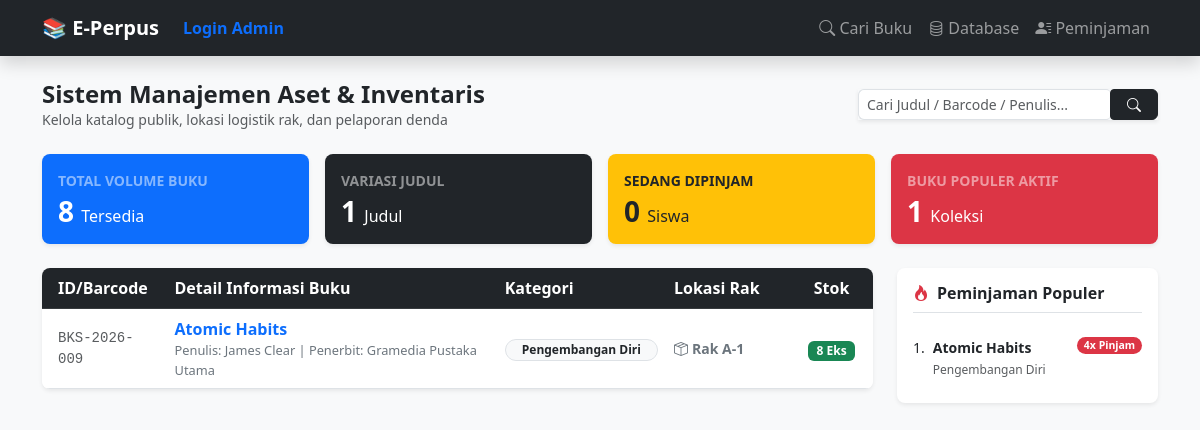
The app's page /koleksi, older data.
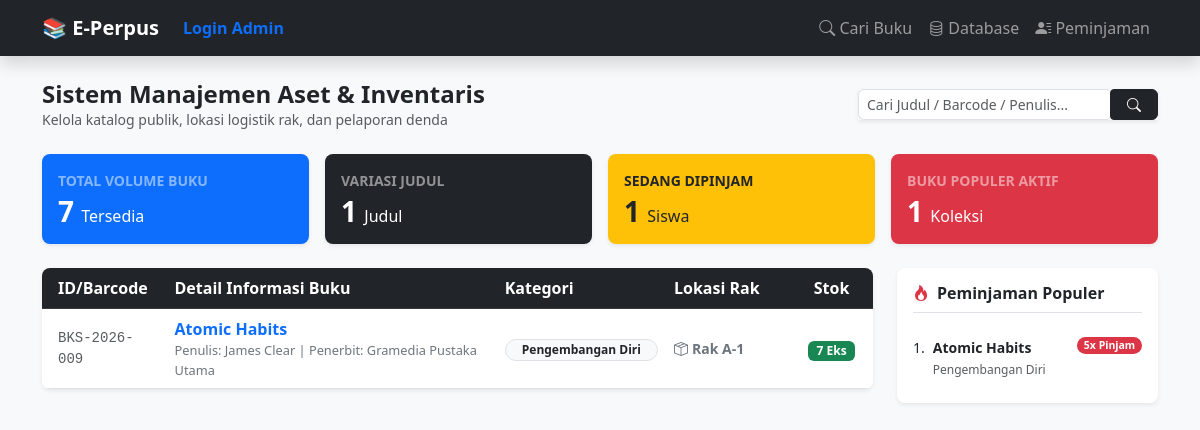
The same page, newer data.
### tables this page shows
CREATE TABLE buku (
            id INTEGER PRIMARY KEY AUTOINCREMENT,
            -- Data Katalog (Publik)
            judul TEXT NOT NULL,
            sub_judul TEXT,
            penulis TEXT,
            penerbit TEXT,
            tahun_terbit TEXT,
            isbn TEXT,
            kategori TEXT,
            sinopsis TEXT,
            cover_img TEXT,
            -- Data Inventaris (Internal Pustakawan)
            id_buku_fisik TEXT UNIQUE, -- Barcode / ID Unik Eksemplar
            nomor_panggil TEXT,        -- Call Number di Rak
            lokasi_rak TEXT,
            sumber_perolehan TEXT,     -- Pembelian / Hadiah / Sumbangan
            tanggal_masuk TEXT,
            kondisi_buku TEXT DEFAULT 'Baik', -- Baik / Rusak / Hilang
            harga_buku INTEGER DEFAULT 0,     -- Untuk Pelaporan Aset & Denda Opsi A
            stok INTEGER DEFAULT 1
        );

### app.py (the view)
@app.route('/koleksi')
def koleksi_lengkap():
    conn = get_db_connection()
    query = request.args.get('query', '').strip()
    if query:
        buku = conn.execute('''
            SELECT * FROM buku
            WHERE judul LIKE ? OR penulis LIKE ? OR id_buku_fisik LIKE ?
            ORDER BY id DESC
        ''', (f'%{query}%', f'%{query}%', f'%{query}%')).fetchall()
    else:
        buku = conn.execute('SELECT * FROM buku ORDER BY id DESC').fetchall()
    total_buku = conn.execute('SELECT SUM(stok) FROM buku').fetchone()[0] or 0
    total_judul = conn.execute('SELECT COUNT(*) FROM buku').fetchone()[0] or 0
    total_dipinjam = conn.execute('SELECT COUNT(*) FROM peminjaman WHERE status = "Dipinjam"').fetchone()[0] or 0
    buku_populer = conn.execute('''
        SELECT b.judul, b.kategori, COUNT(p.id) as total_dipinjam
        FROM buku b
        JOIN peminjaman p ON b.id = p.id_buku
        GROUP BY b.id
        ORDER BY total_dipinjam DESC
        LIMIT 5
    ''').fetchall()
    conn.close()
    return render_template('koleksi.html',
                           buku=buku,
                           query=query,
                           total_buku=total_buku,
                           total_judul=total_judul,
                           total_dipinjam=total_dipinjam,
                           buku_populer=buku_populer)

### app.py (called while the page is built)
def get_db_connection():
    base_dir = os.path.dirname(os.path.abspath(__file__))
    db_path = os.path.join(base_dir, 'perpustakaan.db')
    conn = sqlite3.connect(db_path)
    conn.row_factory = sqlite3.Row
    return conn

### templates/koleksi.html (shortened to what the changed rows need)
{% extends 'layout.html' %}
{% block content %}
<div class="row g-3 mb-4">
    <div class="col-md-3">
        <div class="card border-0 shadow-sm bg-primary text-white p-3 rounded-3">
            <small class="text-white-50 fw-bold text-uppercase">Total Volume Buku</small>
            <h3 class="fw-bold mb-0 mt-1">{{ total_buku }} <span class="fs-6 fw-normal">Tersedia</span></h3>
        </div>
    </div>
    <div class="col-md-3">
        <div class="card border-0 shadow-sm bg-warning text-dark p-3 rounded-3">
            <small class="text-dark-50 fw-bold text-uppercase">Sedang Dipinjam</small>
            <h3 class="fw-bold mb-0 mt-1">{{ total_dipinjam }} <span class="fs-6 fw-normal">Siswa</span></h3>
        </div>
    </div>
</div>
<div class="row g-4">
    <div class="col-lg-9">
        <div class="card shadow-sm border-0 rounded-3 overflow-hidden">
            <div class="table-responsive">
                <table class="table table-hover align-middle mb-0">
                    <thead class="table-dark">
                        <tr>
                            <th class="ps-3" style="width: 15%;">ID/Barcode</th>
                            <th style="width: 40%;">Detail Informasi Buku</th>
                            <th style="width: 20%;">Kategori</th>
                            <th style="width: 15%;">Lokasi Rak</th>
                            <th class="text-center" style="width: 10%;">Stok</th>
                        </tr>
                    </thead>
                    <tbody>
                        {% if buku %}
                            {% for b in buku %}
                            <tr>
                                <td class="ps-3 font-monospace text-muted small">{{ b.id_buku_fisik }}</td>
                                <td>
                                    <a href="/buku/{{ b.id }}" class="fw-bold text-primary text-decoration-none d-block mb-0-link">
                                        {{ b.judul }}
                                    </a>
                                    <small class="text-secondary d-block" style="font-size: 0.8rem;">
                                        Penulis: {{ b.penulis }} | Penerbit: {{ b.penerbit or '-' }}
                                    </small>
                                </td>
                                <td><span class="badge bg-light text-dark border px-3 py-1.5 rounded-pill">{{ b.kategori }}</span></td>
                                <td class="small fw-semibold text-secondary"><i class="bi bi-box-seam me-1"></i>{{ b.lokasi_rak or 'Belum Diatur' }}</td>
                                <td class="text-center">
                                    <span class="badge {{ 'bg-success' if b.stok > 0 else 'bg-danger' }} rounded-2 px-2 py-1">
                                        {{ b.stok }} Eks
                                    </span>
                                </td>
                            </tr>
                            {% endfor %}
                        {% endif %}
                    </tbody>
                </table>
            </div>
        </div>
    </div>
    <div class="col-lg-3">
        <div class="card shadow-sm border-0 rounded-3 p-3 bg-white h-100">
            {% if buku_populer %}
                <ol class="list-group list-group-numbered list-group-flush">
                {% for bp in buku_populer %}
                    <li class="list-group-item d-flex justify-content-between align-items-start px-0 py-2 small">
                        <div class="ms-2 me-auto">
                            <div class="fw-bold text-truncate" style="max-width: 150px;">{{ bp.judul }}</div>
                            <span class="text-muted" style="font-size: 0.75rem;">{{ bp.kategori }}</span>
                        </div>
                        <span class="badge bg-danger rounded-pill">{{ bp.total_dipinjam }}x Pinjam</span>
                    </li>
                {% endfor %}
                </ol>
            {% else %}
                <div class="text-center py-4 text-muted small italic">
                    <i class="bi bi-graph-up d-block mb-1 text-black-50"></i> Belum ada rekaman sirkulasi transaksi.
                </div>
            {% endif %}
        </div>
    </div>
</div>
{% endblock %}

Row changes from the older to the newer data that the page shows:
changed buku "Atomic Habits": stok "8" → "7"; total_dipinjam "4" → "5"
Text that changed along with them:
{{ total_buku }}: "8" → "7"
{{ total_dipinjam }}: "0" → "1"
